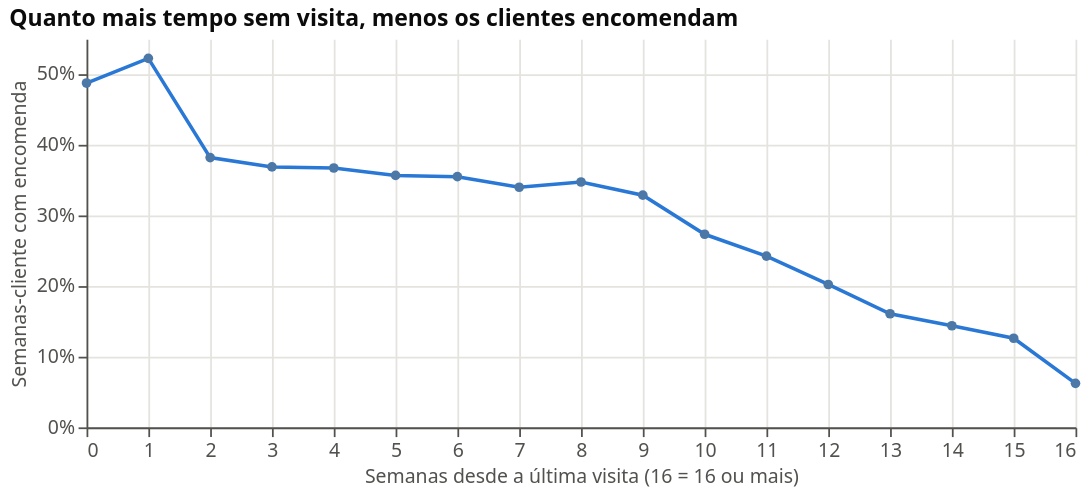

The notebook cell this image was saved under:
### Markdown cell above
**Resposta.** O REP07 dá cerca de 15% de desconto, contra 6% de todos os outros, em todas as categorias, por isso a diferença é um
hábito do vendedor e não o mix de produtos (regra R4). A faturação por cliente não é maior, portanto o desconto não compra volume.

### P3. Que clientes devemos contactar esta semana?

Dois factos orientam a lista de contactos. Primeiro, os clientes encomendam mais nas semanas a seguir a uma visita (R1). O gráfico
abaixo mede-o a partir dos dados: para cada semana de cada cliente, a parte das semanas com encomenda, conforme as semanas desde a
última visita.

### Code cell
# Painel semanal: o cliente encomendou nessa semana, e há quantas semanas foi a última visita?
wk = lambda s: s.dt.to_period("W-SUN").dt.start_time
ow = orders.assign(week=wk(orders["order_date"]))[["customer_id", "week"]].drop_duplicates().assign(ordered=1)
vw = visits.assign(week=wk(visits["visit_date"]))[["customer_id", "week"]].drop_duplicates()
weeks = pd.date_range("2024-03-04", "2026-09-21", freq="W-MON")
panel = pd.MultiIndex.from_product([customers["customer_id"], weeks], names=["customer_id", "week"]).to_frame(index=False)
panel = pd.merge_asof(panel.sort_values("week"), vw.rename(columns={"week": "last_visit"}).sort_values("last_visit"),
                      left_on="week", right_on="last_visit", by="customer_id", direction="backward")
panel["weeks_since_visit"] = ((panel["week"] - panel["last_visit"]).dt.days // 7).clip(upper=16)
panel = panel.merge(ow, on=["customer_id", "week"], how="left").fillna({"ordered": 0})
rate = panel.dropna(subset=["weeks_since_visit"]).groupby("weeks_since_visit")["ordered"].mean().reset_index()

alt.Chart(rate).mark_line(point=True, color=BLUE).encode(
    x=alt.X("weeks_since_visit:Q", title="Semanas desde a última visita (16 = 16 ou mais)"),
    y=alt.Y("ordered:Q", title="Semanas-cliente com encomenda", axis=alt.Axis(format="%")),
    tooltip=[alt.Tooltip("weeks_since_visit:Q", title="Semanas"), alt.Tooltip("ordered:Q", title="Taxa de encomenda", format=".1%")],
).properties(width=560, height=220, title="Quanto mais tempo sem visita, menos os clientes encomendam")

### Figure 1 — Vega-Lite specification as saved in the notebook (floating-point values rounded to 4 significant figures)
{"config": {"view": {"stroke": null}, "axis": {"gridColor": "#e4e3df", "domainColor": "#52514e", "tickColor": "#52514e", "labelColor": "#52514e", "titleColor": "#52514e", "labelFontSize": 11, "titleFontSize": 11, "titleFontWeight": "normal"}, "legend": {"labelColor": "#52514e", "titleColor": "#52514e"}, "title": {"anchor": "start", "fontSize": 13, "color": "#0b0b0b"}, "font": "system-ui, -apple-system, Segoe UI, sans-serif"}, "data": {"name": "data-ae379351f8e33b223a10996c9a571066"}, "mark": {"type": "line", "color": "#2a78d6", "point": true}, "encoding": {"tooltip": [{"field": "weeks_since_visit", "title": "Semanas", "type": "quantitative"}, {"field": "ordered", "format": ".1%", "title": "Taxa de encomenda", "type": "quantitative"}], "x": {"field": "weeks_since_visit", "title": "Semanas desde a última visita (16 = 16 ou mais)", "type": "quantitative"}, "y": {"axis": {"format": "%"}, "field": "ordered", "title": "Semanas-cliente com encomenda", "type": "quantitative"}}, "height": 220, "title": "Quanto mais tempo sem visita, menos os clientes encomendam", "width": 560, "$schema": "https://vega.github.io/schema/vega-lite/v6.4.1.json", "datasets": {"data-ae379351f8e33b223a10996c9a571066": [{"weeks_since_visit": 0.0, "ordered": 0.4874}, {"weeks_since_visit": 1.0, "ordered": 0.5224}, {"weeks_since_visit": 2.0, "ordered": 0.3819}, {"weeks_since_visit": 3.0, "ordered": 0.3687}, {"weeks_since_visit": 4.0, "ordered": 0.3672}, {"weeks_since_visit": 5.0, "ordered": 0.3567}, {"weeks_since_visit": 6.0, "ordered": 0.3549}, {"weeks_since_visit": 7.0, "ordered": 0.3399}, {"weeks_since_visit": 8.0, "ordered": 0.3474}, {"weeks_since_visit": 9.0, "ordered": 0.3287}, {"weeks_since_visit": 10.0, "ordered": 0.2733}, {"weeks_since_visit": 11.0, "ordered": 0.2425}, {"weeks_since_visit": 12.0, "ordered": 0.2023}, {"weeks_since_visit": 13.0, "ordered": 0.1609}, {"weeks_since_visit": 14.0, "ordered": 0.1438}, {"weeks_since_visit": 15.0, "ordered": 0.1262}, {"weeks_since_visit": 16.0, "ordered": 0.06236}]}}
